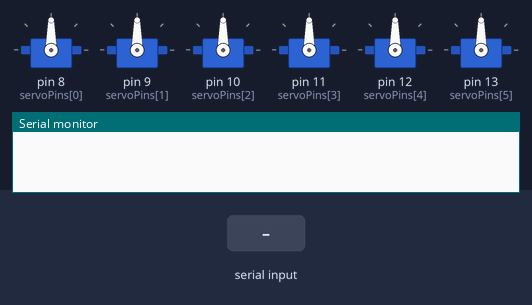
The sketch below on a simulated Arduino Uno, built with avr-gcc and run on an emulated ATmega328P. Parts: 6 × servo, the last lines printed to the serial monitor. Inputs (shaded band) come from the test bench.

Above: at 1.2 s.
1.3 s: "1\n" received over Serial
At 2.4 s:
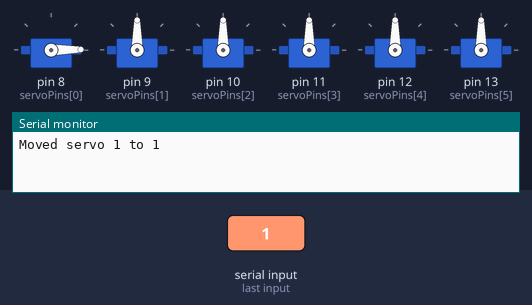
2.8 s: "2\n" received over Serial
At 3.5 s:
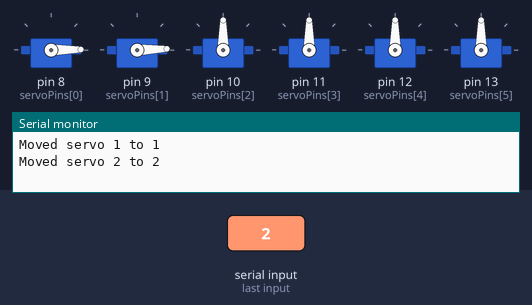
4.3 s: "3\n" received over Serial
At 4.7 s:
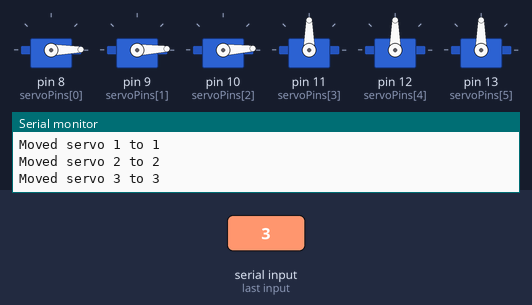
5.8 s: "4\n" received over Serial
At 7.0 s:
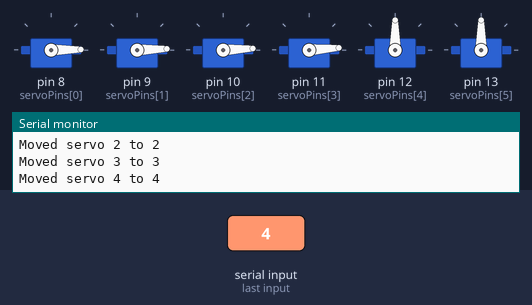
7.3 s: "5\n" received over Serial
At 8.2 s:
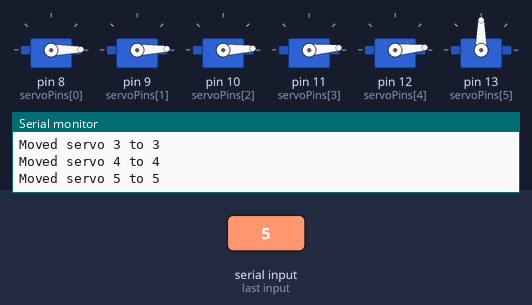
8.8 s: "1,90\n" received over Serial
At 9.3 s:
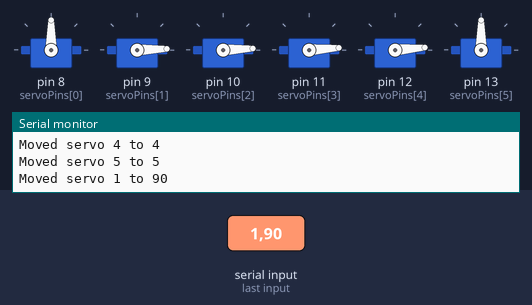
Timing chart, 0 to 11.3 s (numbered marks = the images above; inputs shaded):
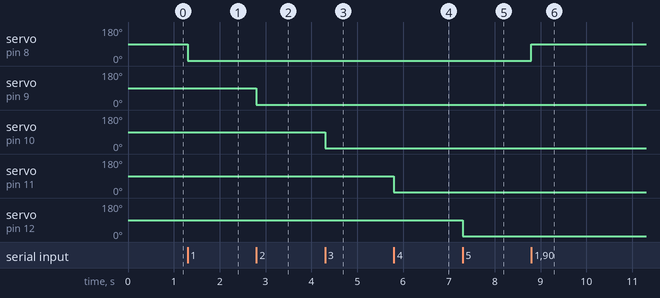

Measured:
- after the input at 1.3 s, servo on pin 8 (servoPins[0]): 90° → 1° at once
- after the input at 2.8 s, servo on pin 9 (servoPins[1]): 90° → 2° at once
- after the input at 4.3 s, servo on pin 10 (servoPins[2]): 90° → 3° at once
- after the input at 5.8 s, servo on pin 11 (servoPins[3]): 90° → 4° at once
- after the input at 7.3 s, servo on pin 12 (servoPins[4]): 90° → 5° at once
- after the input at 8.8 s, servo on pin 8 (servoPins[0]): 1° → 90° at once

The sketch:

final_firmware.ino
```cpp
#include <Servo.h>

Servo servo1;
Servo servo2;
Servo servo3;
Servo servo4;
Servo servo5;
Servo servo6;

const int servoPins[] = {8, 9, 10, 11, 12, 13};
const int numServos = sizeof(servoPins)/sizeof(servoPins[0]);
int currentPositions[numServos] = {90, 90, 90, 90, 90, 90};

void setup() {
  Serial.begin(115200);

  for(int i = 0; i < numServos; i++) {
    switch(i) {
      case 0: servo1.attach(servoPins[i]); break;
      case 1: servo2.attach(servoPins[i]); break;
      case 2: servo3.attach(servoPins[i]); break;
      case 3: servo4.attach(servoPins[i]); break;
      case 4: servo5.attach(servoPins[i]); break;
      case 5: servo6.attach(servoPins[i]); break;
    }
    switch(i) {
      case 0: servo1.write(currentPositions[i]); break;
      case 1: servo2.write(currentPositions[i]); break;
      case 2: servo3.write(currentPositions[i]); break;
      case 3: servo4.write(currentPositions[i]); break;
      case 4: servo5.write(currentPositions[i]); break;
      case 5: servo6.write(currentPositions[i]); break;
    }
  }
}

void loop() {
  if(Serial.available() > 0) {
    String input = Serial.readStringUntil('\n');
    input.trim();

    int servoNum = input.substring(0, input.indexOf(',')).toInt();
    int position = input.substring(input.indexOf(',') + 1).toInt();

    if(servoNum >= 1 && servoNum <= numServos && position >= 0 && position <= 180) {
      currentPositions[servoNum-1] = position;

      switch(servoNum-1) {
        case 0: servo1.write(position); break;
        case 1: servo2.write(position); break;
        case 2: servo3.write(position); break;
        case 3: servo4.write(position); break;
        case 4: servo5.write(position); break;
        case 5: servo6.write(position); break;
      }

      Serial.print("Moved servo ");
      Serial.print(servoNum);
      Serial.print(" to ");
      Serial.println(position);
    }
  }
}
```
